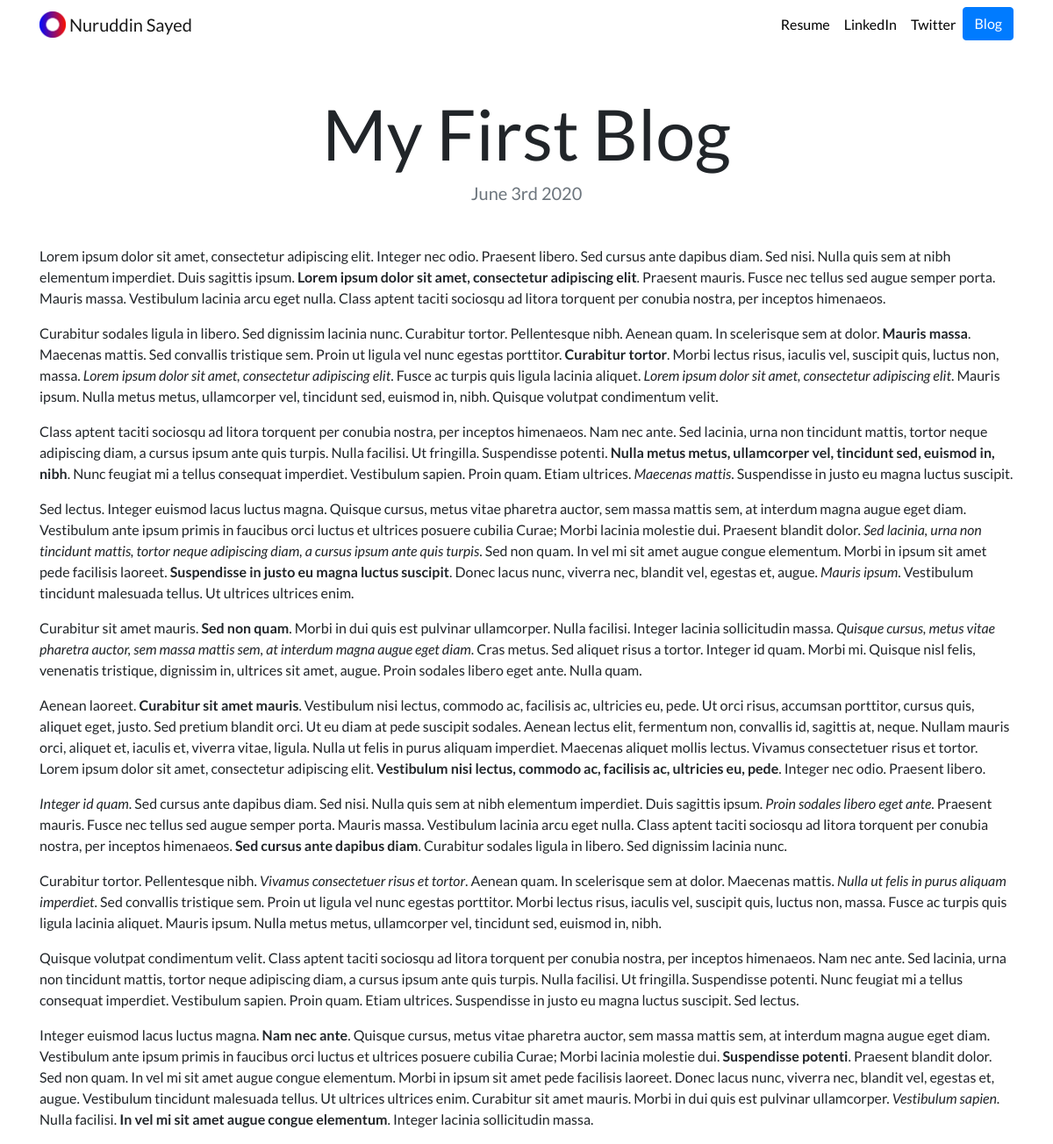
/blog/5/, run on the app's committed database.
### blog/models.py (models this page shows, shortened)
class Blog(models.Model):
    title = models.CharField(max_length = 100)
    description = models.TextField()
    date = models.DateField()

### blog/views.py (the view)
# urls.py: path('<int:blog_id>/', views.detail, name = 'detail'),
def detail(request, blog_id):
    blog = get_object_or_404(Blog, pk = blog_id) #pk stands for primary key which is database object id
    return render(request, 'blog/detail.html', { 'blog':blog })

### blog/templates/blog/detail.html
{% extends 'portfolio/base.html' %}
{% load static %}
{% block content %}
<h1 class="text-center mt-5" id="blogdetailtitle">{{ blog.title }}</h1>
<h5 class="text-center text-muted mb-5">{{ blog.date|date:'F jS Y' }}</h5>
<p>{{ blog.description|safe }}</p>
{% endblock %}

### portfolio/static/portfolio/custom.css (style rules this page uses)
body { font-family: 'Lato', sans-serif; }
@media (min-width: 992px) { #blogdetailtitle { font-size: 5rem; } }

### data on the page
Blog: title "My First Blog", date "June 3rd 2020", description "Lorem ipsum dolor sit amet, consectetur adipiscing elit. Integer nec odio. Praesent libero. Sed cursus ante dapibus diam. Sed nisi. Nulla quis sem at nibh elementum imperdiet. Duis sagittis ipsum. Lorem ipsum dolor sit amet, consectetur adipiscing elit . Praesent mauris. Fusce nec tellus sed augue semper porta. Mauris massa. Vestibulum lacinia arcu eget nulla. Class aptent taciti sociosqu ad litora torquent per conubia nostra, per inceptos himenaeos. Curabitur sodales ligula in libero. Sed dignissim lacinia nunc. Curabitur tortor. Pellentesque nibh. Aenean quam. In scelerisque sem at dolor. Mauris massa . Maecenas mattis. Sed convallis tristique sem. Proin ut ligula vel nunc egestas…"
